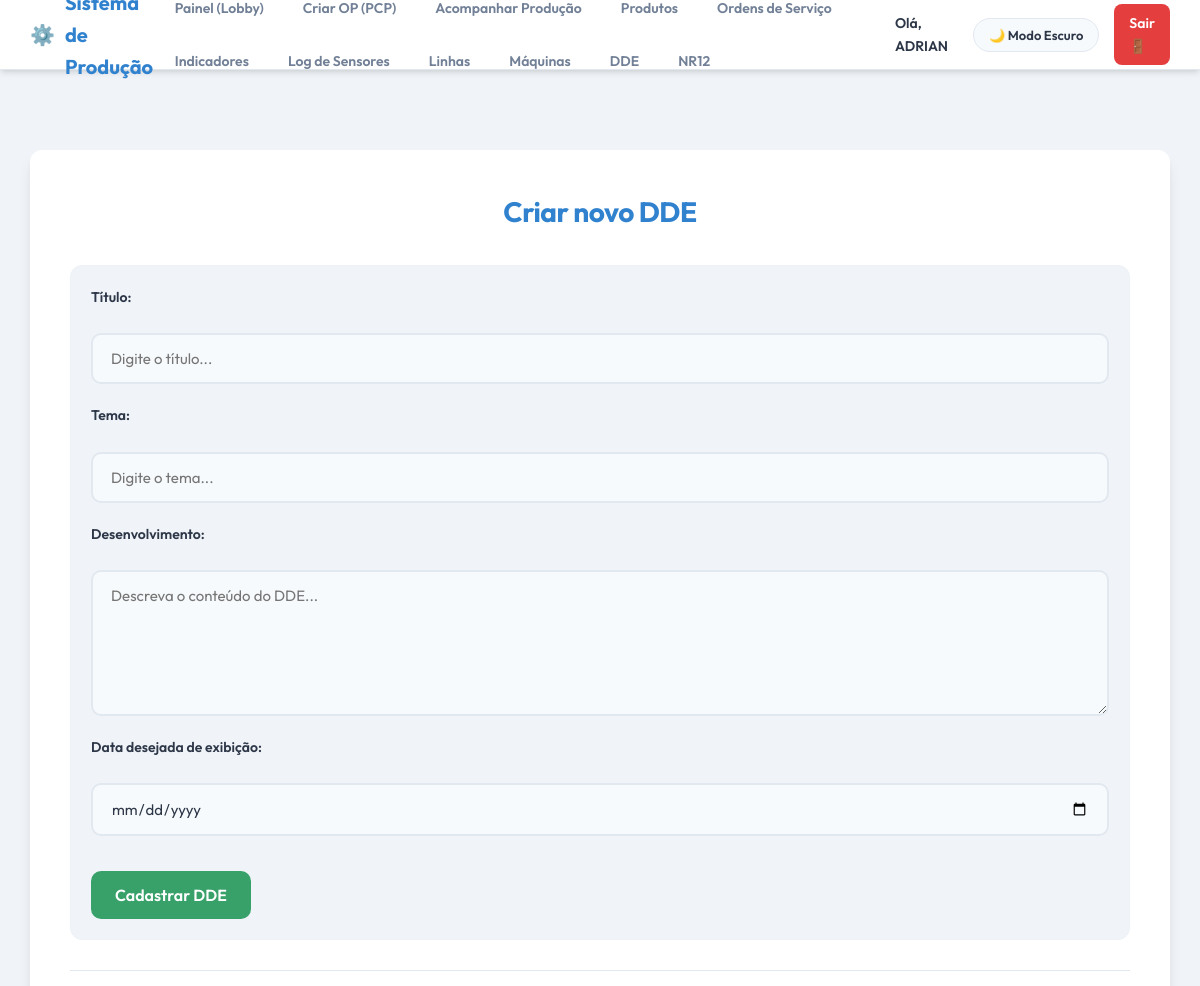
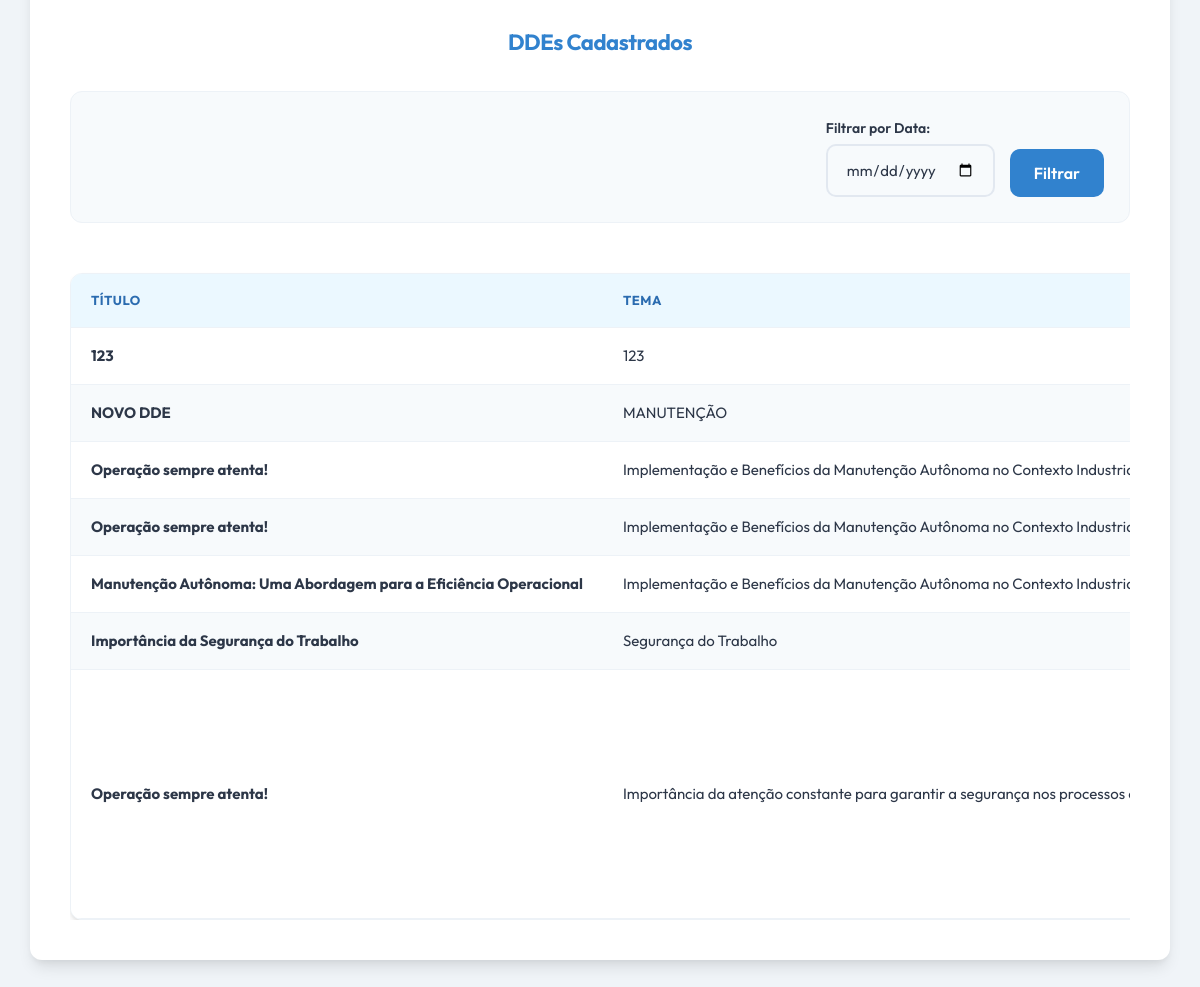
Screenshot of /php/cadastro_dde.php (signed in) with the database file from the repository (2 pictures, top to bottom).
### tables this page shows
CREATE TABLE `tab_dde` (
  `ID_DDE` int NOT NULL AUTO_INCREMENT,
  `DDE_TITULO` varchar(255) NOT NULL,
  `DDE_TEMA` varchar(255) NOT NULL,
  `DDE_DESENVOLVIMENTO` text NOT NULL,
  `DDE_DATA` date NOT NULL,
  `DDE_RESPONSAVEL` varchar(100) NOT NULL,
  PRIMARY KEY (`ID_DDE`)
);

### php/cadastro_dde.php (the view, shortened to what this page needs)
<?php
include __DIR__ . '/conexao.php';
$filterData = '';
if (isset($_GET['data_filter']) && $_GET['data_filter'] != '') {
    $filterData = $_GET['data_filter'];
    $filterData = mysqli_real_escape_string($conn, $filterData);
    $query = "SELECT * FROM TAB_DDE WHERE DDE_DATA = '$filterData' ORDER BY DDE_DATA DESC";
} else {
    $query = "SELECT * FROM TAB_DDE ORDER BY DDE_DATA DESC";
}
$result = $conn->query($query);
?>
<!DOCTYPE html>
<html lang="pt-br">
<head>
    <link rel="stylesheet" href="../css/style.css">
</head>
<body>
<?php include_once dirname(__DIR__) . '/php/header.php'; ?>
<div class="container">
    <h2>Criar novo DDE</h2>
    <div class="form-section">
        <form method="post">
            <label for="titulo">Título:</label>
            <input type="text" id="titulo" name="titulo" placeholder="Digite o título..." required>
            <label for="tema">Tema:</label>
            <input type="text" id="tema" name="tema" placeholder="Digite o tema..." required>
            <label for="desenvolvimento">Desenvolvimento:</label>
            <textarea id="desenvolvimento" name="desenvolvimento" rows="6" placeholder="Descreva o conteúdo do DDE..." required></textarea>
            <label for="data">Data desejada de exibição:</label>
            <input type="date" id="data" name="data" required>
            <div style="margin-top: 15px;">
                <button type="submit" class="btn btn-success">Cadastrar DDE</button>
            </div>
        </form>
    </div>
    <hr>
    <h3 style="margin-top: 40px;">DDEs Cadastrados</h3>
    <form method="GET" class="filtros" style="margin-bottom: 20px;">
        <div style="display: flex; align-items: flex-end; gap: 15px;">
            <div>
                <label for="data_filter">Filtrar por Data:</label>
                <input type="date" id="data_filter" name="data_filter" value="<?php echo htmlspecialchars($filterData); ?>">
            </div>
            <div>
                <button type="submit" class="btn">Filtrar</button>
            </div>
        </div>
    </form>
    <div class="table-responsive">
        <table>
            <thead>
                <tr>
                    <th>Título</th>
                    <th>Tema</th>
                </tr>
            </thead>
            <tbody>
                <?php
                if ($result->num_rows > 0) {
                    while ($row = $result->fetch_assoc()) {
                        echo "<tr>
                                <td><strong>" . htmlspecialchars($row['DDE_TITULO']) . "</strong></td>
                                <td>" . htmlspecialchars($row['DDE_TEMA']) . "</td>
                                <td>" . nl2br(htmlspecialchars($row['DDE_DESENVOLVIMENTO'])) . "</td>
                                <td>" . date('d/m/Y', strtotime($row['DDE_DATA'])) . "</td>
                                <td>" . htmlspecialchars($row['DDE_RESPONSAVEL']) . "</td>
                            </tr>";
                    }
                } else {
                    echo "<tr><td colspan='5' style='text-align: center; padding: 20px;'>Nenhum DDE encontrado</td></tr>";
                }
                ?>
            </tbody>
        </table>
    </div>
</div>
</body>
</html>

### css/style.css (style rules this page uses)
:root { --bg-color: #f0f4f8; --container-bg: #ffffff; --text-color: #2d3748; --text-muted: #718096; --primary-color: #3182ce; --primary-hover: #2b6cb0; --accent-color: #38b2ac; --input-bg: #f7fafc; --input-border: #e2e8f0; --table-bg: #ffffff; --table-border: #edf2f7; --table-header-bg: #ebf8ff; --table-header-text: #2b6cb0; --table-row-even: #f7fafc; --table-row-odd: #ffffff; --danger-color: #e53e3e; --success-color: #38a169; --warning-color: #d69e2e; --shadow-sm: 0 1px 2px 0 rgba(0, 0, 0, 0.05); --shadow-md: 0 4px 6px -1px rgba(0, 0, 0, 0.1), 0 2px 4px -1px rgba(0, 0, 0, 0.06); --shadow-lg: 0 10px 15px -3px rgba(0, 0, 0, 0.1), 0 4px 6px -2px rgba(0, 0, 0, 0.05); --border-radius: 12px; }
* { box-sizing: border-box; margin: 0; padding: 0; }
body { font-family: 'Outfit', sans-serif; background-color: var(--bg-color); color: var(--text-color); line-height: 1.6; transition: background-color 0.3s ease, color 0.3s ease; padding-bottom: 60px; }
.container, .login-container, .form-container, .form-os { width: 95%; max-width: 1500px; margin: 60px auto; background: var(--container-bg); padding: 40px; border-radius: var(--border-radius); box-shadow: var(--shadow-lg); transition: background-color 0.3s ease, box-shadow 0.3s ease; position: relative; }
h2, h3 { text-align: center; color: var(--primary-color); font-weight: 700; margin-bottom: 30px; letter-spacing: -0.5px; }
h2 { font-size: 28px; }
h3 { font-size: 22px; }
form { display: flex; flex-direction: column; gap: 20px; }
.form-section { padding: 20px; background: var(--bg-color); border-radius: var(--border-radius); border: 1px solid var(--table-border); margin-bottom: 20px; }
label { font-weight: 600; font-size: 14px; color: var(--text-color); margin-bottom: 5px; display: block; }
input, select, textarea { padding: 14px 18px; border: 2px solid var(--input-border); background: var(--input-bg); color: var(--text-color); border-radius: 10px; font-size: 15px; font-family: 'Outfit', sans-serif; transition: all 0.3s ease; width: 100%; }
button, .btn { background: var(--primary-color); color: #ffffff; font-weight: 600; padding: 14px 24px; border: none; border-radius: 10px; cursor: pointer; font-size: 16px; font-family: 'Outfit', sans-serif; transition: all 0.3s ease; display: inline-block; text-align: center; text-decoration: none; white-space: nowrap; }
.btn-success, button[style*="background-color: #28a745"], button[style*="background:#28a745"] { background: var(--success-color) !important; }
.table-responsive { overflow-x: auto; }
table { width: 100%; border-collapse: separate; border-spacing: 0; background-color: var(--table-bg); font-size: 15px; border-radius: var(--border-radius); overflow: hidden; box-shadow: var(--shadow-md); margin-top: 30px; border: 1px solid var(--table-border); }
th, td { padding: 16px 20px; text-align: left; border-bottom: 1px solid var(--table-border); white-space: nowrap; }
th { background-color: var(--table-header-bg); color: var(--table-header-text); font-weight: 700; text-transform: uppercase; font-size: 13px; letter-spacing: 0.5px; }
td { color: var(--text-color); }
tbody tr { transition: background-color 0.2s ease; }
tbody tr:nth-child(even) { background-color: var(--table-row-even); }
tbody tr:nth-child(odd) { background-color: var(--table-row-odd); }
.filtros { display: flex; flex-wrap: wrap; gap: 15px; background: var(--input-bg); padding: 25px; border-radius: var(--border-radius); margin-bottom: 30px; align-items: flex-end; border: 1px solid var(--table-border); }
.filtros > div { flex: 1; min-width: 200px; }
hr { border: none; border-top: 1px solid var(--input-border); margin: 30px 0; }

### rows the page displays
tab_dde: DDE_TITULO "123", DDE_TEMA "123"
tab_dde: DDE_TITULO "NOVO DDE", DDE_TEMA "MANUTENÇÃO"
tab_dde: DDE_TITULO "Operação sempre atenta!", DDE_TEMA "Implementação e Benefícios da Manutenção Autônoma no Contexto…"
tab_dde: DDE_TITULO "Operação sempre atenta!", DDE_TEMA "Implementação e Benefícios da Manutenção Autônoma no Contexto…"
tab_dde: DDE_TITULO "Manutenção Autônoma: Uma Abordagem para a Eficiência Operacional", DDE_TEMA "Implementação e Benefícios da Manutenção Autônoma no Contexto…"
tab_dde: DDE_TITULO "Importância da Segurança do Trabalho", DDE_TEMA "Segurança do Trabalho"
tab_dde: DDE_TITULO "Operação sempre atenta!", DDE_TEMA "Importância da atenção constante para garantir a segurança nos processos…"

### other values shown
$_SESSION['nome'] "ADRIAN"
